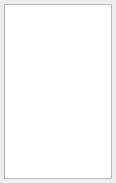
<ui version="4.0" >
 <class>BufferViewWidget</class>
 <widget class="QWidget" name="BufferViewWidget" >
  <property name="geometry" >
   <rect>
    <x>0</x>
    <y>0</y>
    <width>116</width>
    <height>183</height>
   </rect>
  </property>
  <property name="sizePolicy" >
   <sizepolicy>
    <hsizetype>5</hsizetype>
    <vsizetype>5</vsizetype>
    <horstretch>0</horstretch>
    <verstretch>0</verstretch>
   </sizepolicy>
  </property>
  <property name="minimumSize" >
   <size>
    <width>100</width>
    <height>100</height>
   </size>
  </property>
  <property name="windowTitle" >
   <string>BufferView</string>
  </property>
  <layout class="QVBoxLayout" >
   <property name="margin" >
    <number>4</number>
   </property>
   <property name="spacing" >
    <number>0</number>
   </property>
   <item>
    <widget class="BufferView" name="treeView" >
     <property name="rootIsDecorated" >
      <bool>true</bool>
     </property>
    </widget>
   </item>
  </layout>
 </widget>
 <customwidgets>
  <customwidget>
   <class>BufferView</class>
   <extends>QTreeView</extends>
   <header>bufferview.h</header>
  </customwidget>
 </customwidgets>
 <resources/>
 <connections/>
</ui>
